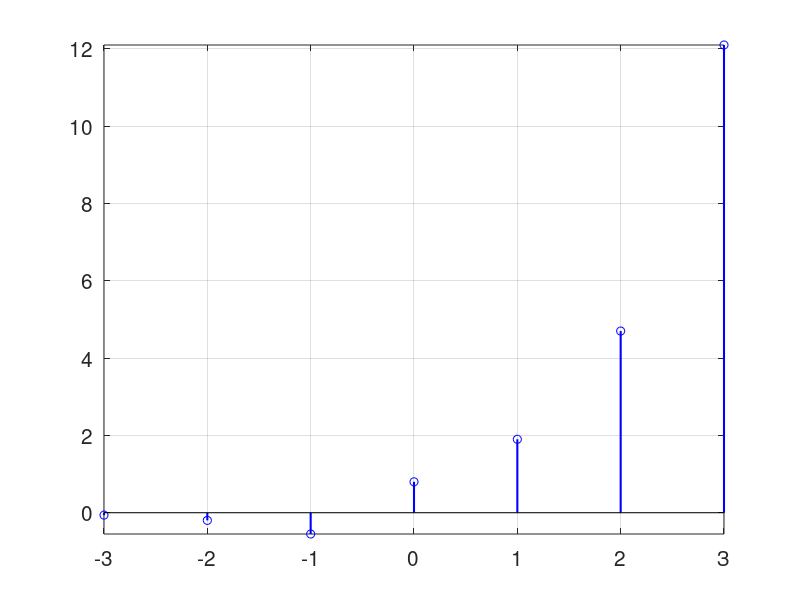
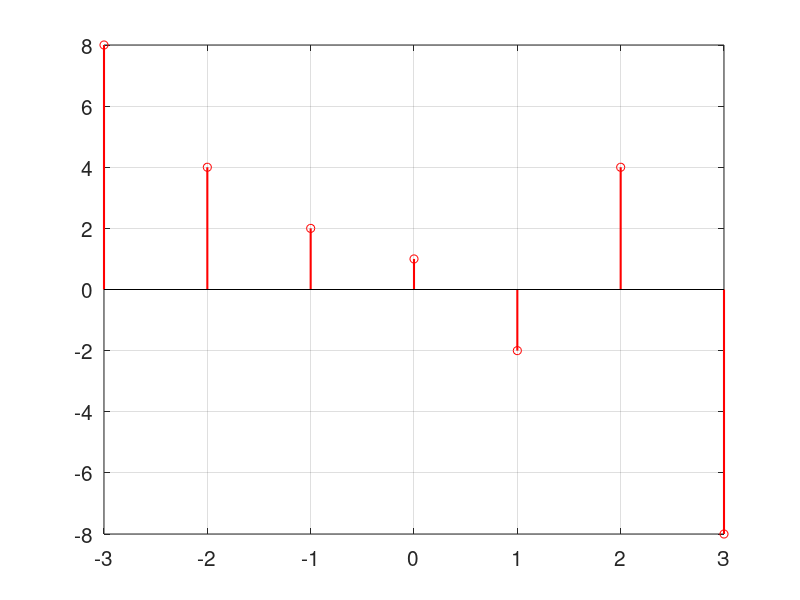

The MATLAB script that drew these images, in order:
% file = e8_5_stems2.m   
% plot some 2-sided discrete geometrics
% cannot use heaviside(n) because it =0.5 at n=0
clear; close all; set(0,'defaultAxesFontSize',15); fpv=[100 100 300 250];
L=3;
nn=[-L:-1]; np = [0:L]; n = [nn np];
x1(1:L) = -7*(4.^nn)+6*(5.^nn);       % negative half, n < 0
x1(L+1:2*L+1) = 0.5*(2.^np)+0.3*(3.^np);  % positive half, n geq 0
x2(1:L)= (0.5).^nn;
x2(L+1:2*L+1)= (-2).^np;

figure('position',fpv), 
 stem(n,x1,'b','LineWidth',1.5),grid on,axis tight,xticks([-3:3]),yticks([-2:2:12]) ;
figure('position',fpv), 
 stem(n,x2,'r','LineWidth',1.5),grid on,axis tight,xticks([-3:3]),yticks([-8:2:8]) %,title('x[n] = (-2)^nu[n] + (0.5)^nu[-n-1]')
 
